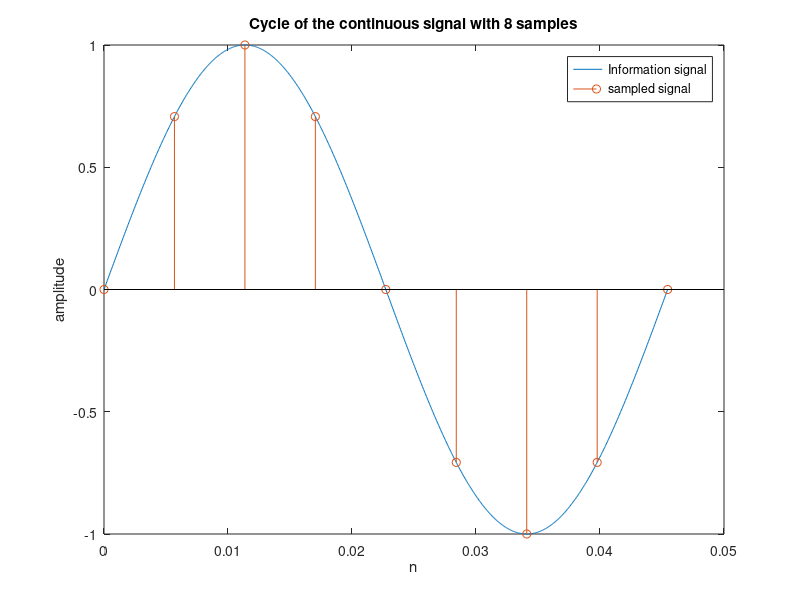
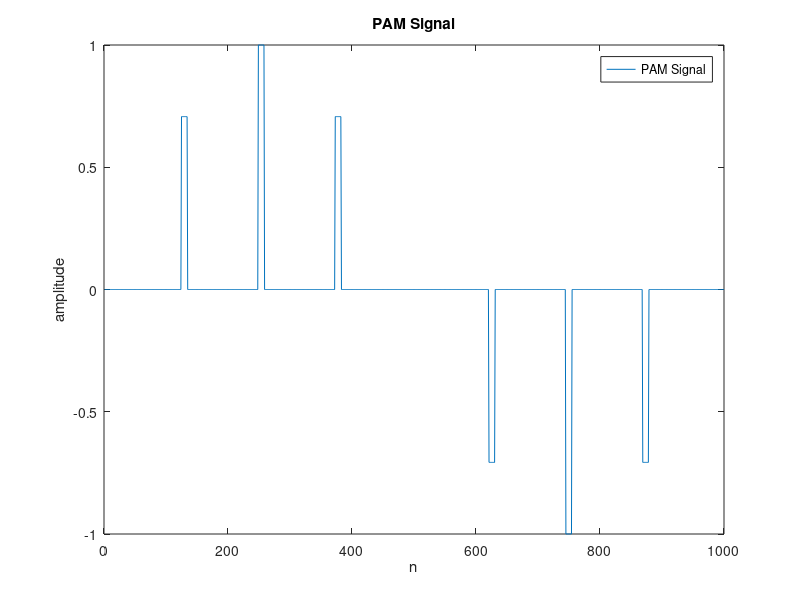
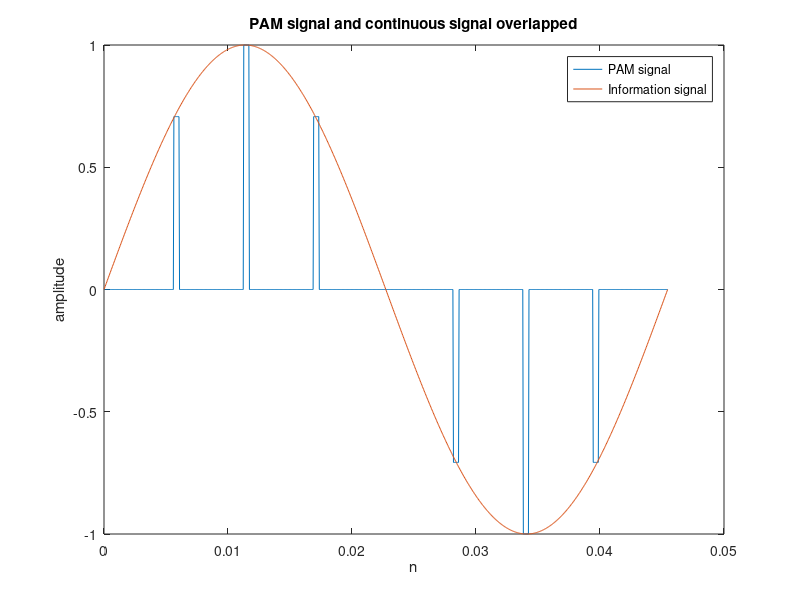
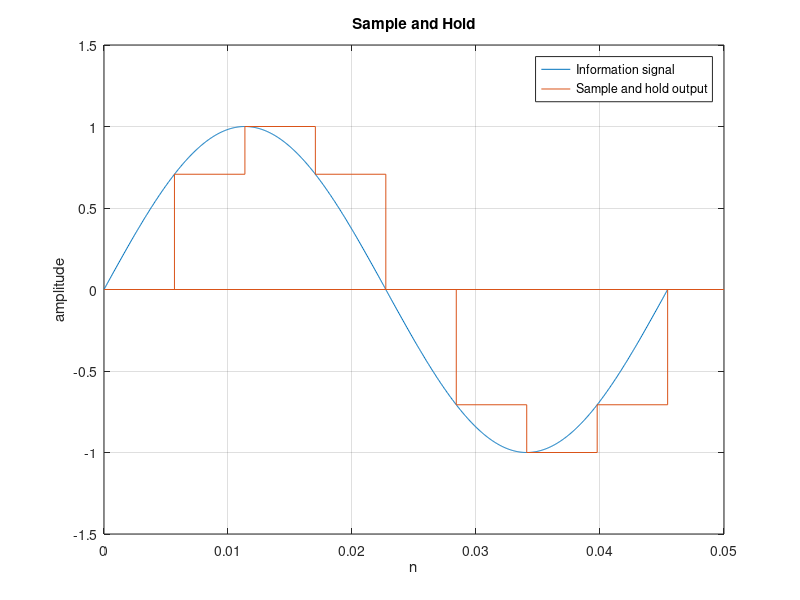

Write MATLAB code to recreate these figures, in order.
clc;
close all; 
clear all;
% continuous signal
L=1000;
fsim=22000; %sampling frequency of the continuous signal
fc=fsim/L; %fc allows to get 1 cycle of L samples
Tcycle=1/fc; % 1 period
Tcont=1/fsim; %sampling period
continuous_time_axis=[0:Tcont:Tcycle]; %a period of the signal
ycont=sin(2*pi*fc*continuous_time_axis); % a cycle of a continuos sinusoid

%ideal sampled signal
num_samples_cycle=8;
Tm=Tcont*L/num_samples_cycle; %sampling period of the sampled signal
discrete_time_axis=[0:Tm:Tcycle];
ysampled=sin(2*pi*fc*discrete_time_axis);
figure();
h1=plot(continuous_time_axis,ycont); title('Cycle of the continuous signal with 8 samples');
xlabel('n'); ylabel('amplitude'); 
hold on;
h2=stem(discrete_time_axis,ysampled);
legend([h1, h2], 'Information signal' , 'sampled signal'); % adding legend
hold off;

%PAM Signal
N=length(ycont); % take the length of the continuous signal
z=zeros(1,N); % create an N-length vector of zeros
n=floor(Tm/Tcont); % divide the period of the discrete signal between the
% period of the continuous signal (we round it). This
% will be the increment between the samples of the
% sampled signal
z(1:n:N)=ysampled; %we put the values of ysampled in the vector of zeros every n samples;
% so we are adding zeros between the samples of the
% signal
h=zeros(1,100);
h(1:10)=1; %we create a pulse with a duration of 10 samples
pamreal=conv(h,z); % we convolve the pulse with the sampled signal which contains

% the zeros between each sample
figure()
plot(pamreal(1:L));title('PAM Signal'); xlabel('n'); ylabel('amplitude');
legend('PAM Signal');

figure(); %we are going to plot the continuous signal and the PAM signal overlapped
h3=plot(continuous_time_axis, pamreal(1:N));title('PAM signal and continuous signal overlapped'); 
xlabel('n'); ylabel('amplitude'); 
hold on;
h4=plot(continuous_time_axis, ycont);
legend([h3, h4], 'PAM signal' , 'Information signal'); % adding legend
hold off;

% sample and hold
figure();
h5=plot(continuous_time_axis,ycont); title('Sample and Hold');
xlabel('n'); ylabel('amplitude'); grid on; axis([0 0.05 -1.5 1.5]); 
hold on;
line(xlim, [0,0]);        % making x-axis 
h6=stairs(discrete_time_axis,ysampled);  % we plot hold and sample with discrete_time_axis and yampled
legend([h5, h6], 'Information signal' , 'Sample and hold output'); 
hold off;


